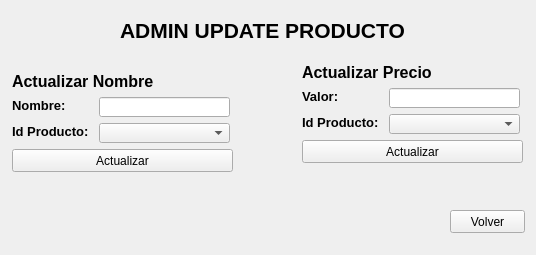
<?xml version="1.0" encoding="UTF-8"?>
<ui version="4.0">
 <class>AdminUPro</class>
 <widget class="QWidget" name="AdminUPro">
  <property name="geometry">
   <rect>
    <x>0</x>
    <y>0</y>
    <width>536</width>
    <height>255</height>
   </rect>
  </property>
  <property name="windowTitle">
   <string>Form</string>
  </property>
  <widget class="QLabel" name="labelTitulo">
   <property name="geometry">
    <rect>
     <x>120</x>
     <y>20</y>
     <width>291</width>
     <height>21</height>
    </rect>
   </property>
   <property name="font">
    <font>
     <pointsize>16</pointsize>
     <weight>75</weight>
     <bold>true</bold>
    </font>
   </property>
   <property name="text">
    <string>ADMIN UPDATE PRODUCTO</string>
   </property>
  </widget>
  <widget class="QLabel" name="labelAcNombre">
   <property name="geometry">
    <rect>
     <x>12</x>
     <y>72</y>
     <width>152</width>
     <height>19</height>
    </rect>
   </property>
   <property name="font">
    <font>
     <pointsize>12</pointsize>
     <weight>75</weight>
     <bold>true</bold>
    </font>
   </property>
   <property name="text">
    <string>Actualizar Nombre</string>
   </property>
  </widget>
  <widget class="QLabel" name="labelAcPrecio">
   <property name="geometry">
    <rect>
     <x>302</x>
     <y>63</y>
     <width>139</width>
     <height>19</height>
    </rect>
   </property>
   <property name="font">
    <font>
     <pointsize>12</pointsize>
     <weight>75</weight>
     <bold>true</bold>
    </font>
   </property>
   <property name="text">
    <string>Actualizar Precio</string>
   </property>
  </widget>
  <widget class="QLabel" name="labelNombre">
   <property name="geometry">
    <rect>
     <x>12</x>
     <y>97</y>
     <width>54</width>
     <height>16</height>
    </rect>
   </property>
   <property name="font">
    <font>
     <pointsize>10</pointsize>
     <weight>75</weight>
     <bold>true</bold>
    </font>
   </property>
   <property name="text">
    <string>Nombre:</string>
   </property>
  </widget>
  <widget class="QLabel" name="labelIProducto">
   <property name="geometry">
    <rect>
     <x>12</x>
     <y>123</y>
     <width>81</width>
     <height>16</height>
    </rect>
   </property>
   <property name="font">
    <font>
     <pointsize>10</pointsize>
     <weight>75</weight>
     <bold>true</bold>
    </font>
   </property>
   <property name="text">
    <string>Id Producto:</string>
   </property>
  </widget>
  <widget class="QLineEdit" name="lineEditNombreP">
   <property name="geometry">
    <rect>
     <x>99</x>
     <y>97</y>
     <width>131</width>
     <height>20</height>
    </rect>
   </property>
  </widget>
  <widget class="QComboBox" name="comboBoxIdP">
   <property name="geometry">
    <rect>
     <x>99</x>
     <y>123</y>
     <width>131</width>
     <height>20</height>
    </rect>
   </property>
  </widget>
  <widget class="QPushButton" name="botonNombre">
   <property name="geometry">
    <rect>
     <x>12</x>
     <y>149</y>
     <width>221</width>
     <height>23</height>
    </rect>
   </property>
   <property name="text">
    <string>Actualizar</string>
   </property>
  </widget>
  <widget class="QLabel" name="labelValor">
   <property name="geometry">
    <rect>
     <x>302</x>
     <y>88</y>
     <width>39</width>
     <height>16</height>
    </rect>
   </property>
   <property name="font">
    <font>
     <pointsize>10</pointsize>
     <weight>75</weight>
     <bold>true</bold>
    </font>
   </property>
   <property name="text">
    <string>Valor:</string>
   </property>
  </widget>
  <widget class="QLineEdit" name="lineEditValorP">
   <property name="geometry">
    <rect>
     <x>389</x>
     <y>88</y>
     <width>131</width>
     <height>20</height>
    </rect>
   </property>
  </widget>
  <widget class="QLabel" name="labelIdProducto2">
   <property name="geometry">
    <rect>
     <x>302</x>
     <y>114</y>
     <width>81</width>
     <height>16</height>
    </rect>
   </property>
   <property name="font">
    <font>
     <pointsize>10</pointsize>
     <weight>75</weight>
     <bold>true</bold>
    </font>
   </property>
   <property name="text">
    <string>Id Producto:</string>
   </property>
  </widget>
  <widget class="QComboBox" name="comboBoxPrecio">
   <property name="geometry">
    <rect>
     <x>389</x>
     <y>114</y>
     <width>131</width>
     <height>20</height>
    </rect>
   </property>
  </widget>
  <widget class="QPushButton" name="botonValorP">
   <property name="geometry">
    <rect>
     <x>302</x>
     <y>140</y>
     <width>221</width>
     <height>23</height>
    </rect>
   </property>
   <property name="text">
    <string>Actualizar</string>
   </property>
  </widget>
  <widget class="QPushButton" name="botonVolver">
   <property name="geometry">
    <rect>
     <x>450</x>
     <y>210</y>
     <width>75</width>
     <height>23</height>
    </rect>
   </property>
   <property name="text">
    <string>Volver</string>
   </property>
  </widget>
 </widget>
 <resources/>
 <connections/>
</ui>
